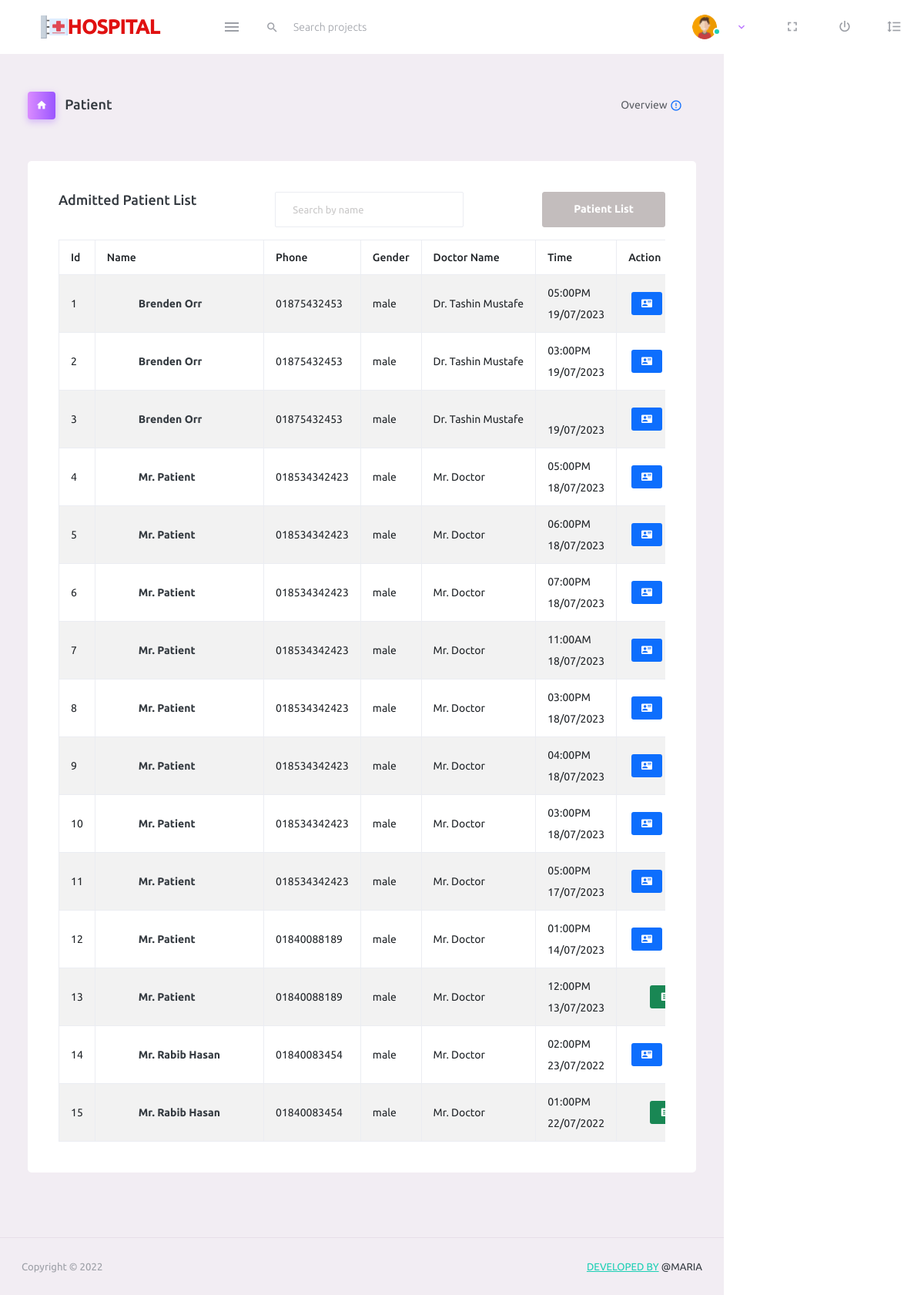
Screenshot of /pages/appointmented.php (signed in) with the database file from the repository.
### tables this page shows
CREATE TABLE `appointment` (
  `id` int(11) NOT NULL,
  `name` varchar(40) NOT NULL,
  `phone` varchar(15) DEFAULT NULL,
  `patient_id` int(11) DEFAULT NULL,
  `message` text DEFAULT NULL,
  `doctor_id` int(11) DEFAULT NULL,
  `department_id` int(11) DEFAULT NULL,
  `date` date DEFAULT NULL,
  `time` varchar(20) DEFAULT NULL,
  `created_at` timestamp NOT NULL DEFAULT current_timestamp(),
  `created_by` int(11) DEFAULT NULL,
  `modified_at` datetime DEFAULT NULL,
  `modified_by` int(11) DEFAULT NULL,
  `status` int(11) NOT NULL DEFAULT 1
);

CREATE TABLE `patient` (
  `id` int(11) NOT NULL,
  `name` varchar(40) NOT NULL,
  `father_or_husband_name` varchar(40) DEFAULT NULL,
  `mother_name` varchar(40) DEFAULT NULL,
  `religious` varchar(10) DEFAULT NULL,
  `nid` varchar(40) DEFAULT NULL,
  `blood_group` varchar(10) DEFAULT NULL,
  `nationality` varchar(20) DEFAULT NULL,
  `marital_status` enum('MARRIED','UNMARRIED','OTHERS') DEFAULT 'UNMARRIED',
  `phone` varchar(13) NOT NULL,
  `gender` varchar(10) NOT NULL,
  `age` varchar(3) NOT NULL,
  `relagius` varchar(10) DEFAULT NULL,
  `weight` int(11) DEFAULT NULL,
  `present_address` varchar(255) DEFAULT NULL,
  `permanent_address` varchar(255) DEFAULT NULL,
  `created_at` timestamp NOT NULL DEFAULT current_timestamp(),
  `created_by` int(11) DEFAULT NULL,
  `modified_at` timestamp NOT NULL DEFAULT '0000-00-00 00:00:00',
  `modified_by` int(11) DEFAULT NULL,
  `status` int(11) NOT NULL DEFAULT 1
);

CREATE TABLE `user` (
  `id` int(11) NOT NULL,
  `avatar` varchar(255) DEFAULT NULL,
  `name` varchar(255) NOT NULL,
  `email` varchar(40) DEFAULT NULL,
  `password` char(40) NOT NULL,
  `phone` varchar(13) NOT NULL,
  `roles` enum('SUPERADMIN','ADMIN','DOCTOR','ASSISTANT') DEFAULT 'ASSISTANT',
  `address` text DEFAULT NULL,
  `created_at` timestamp NOT NULL DEFAULT current_timestamp(),
  `created_by` int(11) DEFAULT NULL,
  `modified_at` datetime DEFAULT NULL,
  `modified_by` int(11) DEFAULT NULL,
  `status` int(11) NOT NULL DEFAULT 1
);

### config.php (called while the page is built, shortened)
<?php
$baseurl = 'http://localhost:8080/';
?>

### lib/Crud.php (called while the page is built, shortened)
<?php
require_once('../config.php');
class Crud {
    public $connect;
    function __construct()
    {
        $this->connect = new mysqli(HOST,USER,PASS,DB_NAME);
    }
function select_single($singleSelect){
    $selectdata=$error=$msg=false;
    $numrows=0;
    $getdata=$this->connect->query($singleSelect);
            if($getdata){
            if($getdata->num_rows > 0){
                    while($singleData = $getdata->fetch_assoc()){
                        $data = $singleData;
                    }
                $selectdata=$data;
                $numrows=$getdata->num_rows;
                $msg="data found";
            }else{
                $msg="No data found";
                $error=$this->connect->error;
            }
        }else {
            $error=$this->connect->error;
        }
        return array("msg"=>$msg,"error"=>$error,"singledata"=>$selectdata,"numrows"=>$numrows);
}
function find($singleSelect){
    $selectdata=$error=$msg=false;
    $numrows=0;
    $getdata=$this->connect->query($singleSelect);
            if($getdata){
            if($getdata->num_rows > 0){
                    while($singleData = $getdata->fetch_assoc()){
                        $data[] = $singleData;
                    }
                $selectdata=$data;
                $numrows=$getdata->num_rows;
                $msg="data found";
            }else{
                $msg="No data found";
                $error=$this->connect->error;
            }
        }else {
            $error=$this->connect->error;
        }
        return array("msg"=>$msg,"error"=>$error,"singledata"=>$selectdata,"numrows"=>$numrows);
}
}
?>

### pages/appointmented.php (the view, shortened to what this page needs)
<?php
require_once('../lib/Crud.php');
require_once('../include/header.php');
$mysqli = new Crud();
?>
<div class="container-scroller">
    <?php
        require_once('../include/navbar.php');
      ?>
    <div class="container-fluid page-body-wrapper">
        <div class="main-panel">
            <div class="content-wrapper">
                <div class="page-header">
                    <h3 class="page-title">
                        <span class="page-title-icon bg-gradient-primary text-white me-2">
                            <i class="mdi mdi-home"></i>
                        </span> Patient
                    </h3>
                    <nav aria-label="breadcrumb">
                        <ul class="breadcrumb">
                            <li class="breadcrumb-item active" aria-current="page">
                                <span></span>Overview <i
                                    class="mdi mdi-alert-circle-outline icon-sm text-primary align-middle"></i>
                            </li>
                        </ul>
                    </nav>
                </div>
                <?php
$allPatient = $mysqli->find("SELECT a.*,p.id as patient_id,p.name,p.gender,p.age,u.name as doctor_name FROM appointment a JOIN doctor d ON a.doctor_id=d.id JOIN patient p ON a.patient_id=p.id JOIN user u ON u.id=d.user_id ORDER BY a.date DESC
");
$patient = $allPatient["singledata"];
?>
                <div class="row mt-5" id="created_at">
                    <div class="col-12 grid-margin">
                        <div class="card">
                            <div class="card-body">
                                <div class="d-flex justify-content-between">
                                    <h4 class="card-title">Admitted Patient List</h4>
                                    <div class="search d-flex">
                                        <input type="text" class="form-control" placeholder="Search by name">
                                    </div>
                                    <a href="<?=$baseurl ?>/dashboard/patient.php"
                                        class="btn btn-secondary text-white font-weight-bold text-decoration-none">
                                        Patient List
                                    </a>
                                </div>
                                <div class="table-responsive mt-3">
                                    <table class="table table-hover table-bordered table-striped">
                                        <thead>
                                            <tr>
                                                <th> Id </th>
                                                <th> Name</th>
                                                <th> Phone </th>
                                                <th> Gender </th>
                                                <th> Doctor Name </th>
                                                <th> Time </th>
                                                <th colspan="2"> Action </th>
                                            </tr>
                                        </thead>
                                        <tbody>
                                            <?php
                                            $l = 0;
                          if($allPatient['numrows'] > 0){
                          foreach ($patient as $p){
                            if($p['status'] == 1){
                            ?>
                                            <tr>
                                                <td><?= ++$l ?>
                                                </td>
                                                <td>
                                                    <a class="btn" title="View Profile"
                                                        href="<?=$baseurl ?>/pages/profile.php?patientid=<?= $p['id'] ?>">
                                                        <?= $p['name']?>
                                                    </a>
                                                </td>
                                                <td><?= $p['phone']?></td>
                                                <td><?= $p['gender']?></td>
                                                <td>
                                                    <?= $p["doctor_name"]?>
                                                </td>
                                                <td>
                                                    <?= $p["time"]?> <br><br>
                                                    <?php $d = explode("-",$p["date"]); echo $d[2]."/".$d[1]."/".$d[0]; ?>
                                                </td>
                                                <td>
                                                    <span class="d-flex justify-content-center">
                                                        <?php
                              $checkApp = $mysqli->select_single("SELECT * from prescription WHERE appointment_id=".$p["id"]);
                              if($checkApp["numrows"] > 0 && !$usr['roles'] == 'ASSISTANT'){
                                 ?>
                                                        <a title="View Prescriotion"
                                                            href="<?= $baseurl ?>/view/viewprescriotion.php?presid=<?=$checkApp["singledata"]["id"]?>"
                                                            class="btn-sm bg-success text-decoration-none text-white m-1">
                                                            <i class="mdi mdi-file-document-box"></i>
                                                        </a>
                                                        <?php }else{ ?>
                                                        <a title="Appointment Card" target="_blank"
                                                            href="<?= $baseurl ?>/view/appointmentcard.php?aid=<?= $p['id'] ?>"
                                                            class="btn-sm bg-primary text-white text-decoration-none m-1">
                                                            <i class="mdi mdi-account-card-details"></i>
                                                        </a>
                                                        <?php }  ?>
                                                    </span>
                                                </td>
                                            </tr>
                                            <?php }}}else{?>
                                            <tr>
                                                <td colspan="5">No Data Found</td>
                                            </tr>
                                            <?php } ?>
                                        </tbody>
                                    </table>
                                </div>
                            </div>
                        </div>
                    </div>
                </div>
            </div>
            <?php require_once('../include/footer.php') ?>

### rows the page displays
appointment: patient.name "Brenden Orr", phone "01875432453", patient.gender "male", user.name "Dr. Tashin Mustafe", time "05:00PM", date "19", date "07", date "2023"
appointment: patient.name "Brenden Orr", phone "01875432453", patient.gender "male", user.name "Dr. Tashin Mustafe", time "03:00PM", date "19", date "07", date "2023"
appointment: patient.name "Brenden Orr", phone "01875432453", patient.gender "male", user.name "Dr. Tashin Mustafe", date "19", date "07", date "2023"
appointment: patient.name "Mr. Patient", phone "018534342423", patient.gender "male", user.name "Mr. Doctor", time "05:00PM", date "18", date "07", date "2023"
appointment: patient.name "Mr. Patient", phone "018534342423", patient.gender "male", user.name "Mr. Doctor", time "06:00PM", date "18", date "07", date "2023"
appointment: patient.name "Mr. Patient", phone "018534342423", patient.gender "male", user.name "Mr. Doctor", time "07:00PM", date "18", date "07", date "2023"
appointment: patient.name "Mr. Patient", phone "018534342423", patient.gender "male", user.name "Mr. Doctor", time "11:00AM", date "18", date "07", date "2023"
appointment: patient.name "Mr. Patient", phone "018534342423", patient.gender "male", user.name "Mr. Doctor", time "03:00PM", date "18", date "07", date "2023"
appointment: patient.name "Mr. Patient", phone "018534342423", patient.gender "male", user.name "Mr. Doctor", time "04:00PM", date "18", date "07", date "2023"
appointment: patient.name "Mr. Patient", phone "018534342423", patient.gender "male", user.name "Mr. Doctor", time "03:00PM", date "18", date "07", date "2023"
appointment: patient.name "Mr. Patient", phone "018534342423", patient.gender "male", user.name "Mr. Doctor", time "05:00PM", date "17", date "07", date "2023"
appointment: patient.name "Mr. Patient", phone "01840088189", patient.gender "male", user.name "Mr. Doctor", time "01:00PM", date "14", date "07", date "2023"
appointment: patient.name "Mr. Patient", phone "01840088189", patient.gender "male", user.name "Mr. Doctor", time "12:00PM", date "13", date "07", date "2023"
appointment: patient.name "Mr. Rabib Hasan", phone "01840083454", patient.gender "male", user.name "Mr. Doctor", time "02:00PM", date "23", date "07", date "2022"
appointment: patient.name "Mr. Rabib Hasan", phone "01840083454", patient.gender "male", user.name "Mr. Doctor", time "01:00PM", date "22", date "07", date "2022"
